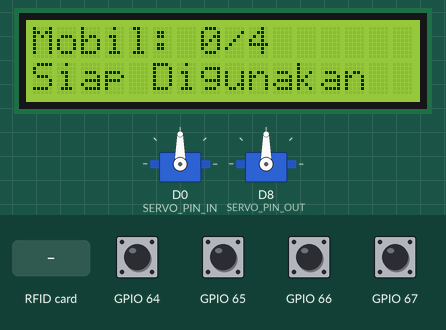
Simulated run of this sketch. Board: ESP8266 (NodeMCU). Parts: 2 × servo, 16×2 character LCD. The inputs (shaded band) are chosen by the test bench; at power-on: GPIO 64–67 HIGH. WiFi joins after 1.5 s; servers stay silent unless stated; what the sketch prints to the serial monitor is not drawn.

Above: at 3.5 s.
3.6 s: RFID card 00 00 00 00 held to the reader
At 4.3 s:
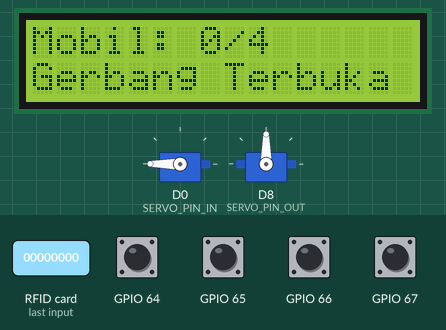
At 15.4 s:
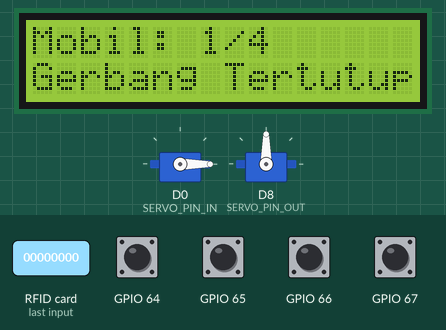
Timing chart, 0 to 16.9 s (numbered marks = the images above; inputs shaded):
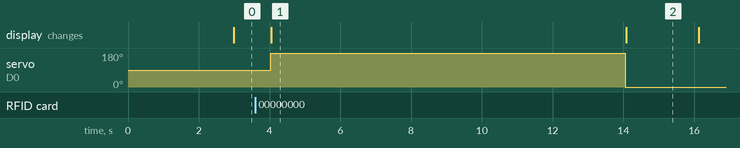

Measured:
- after the input at 3.6 s, servo on D0 (SERVO_PIN_IN): 90° → 180° after 0.43 s, → 0° 10.0 s later; the display: changes after 0.45 s (image 1)
- what the display in image 1 shows lasts 10.1 s, from 4.0 s to 14.1 s

The sketch:

Main.ino
```cpp
#define BLYNK_TEMPLATE_ID "TMPL6SfcvJ7MT"                    // Your Blynk IoT Template ID
#define BLYNK_TEMPLATE_NAME "Projek besar"                   // Your Blynk IoT Template Name
#define BLYNK_AUTH_TOKEN "9zH8fRFa2ly4OOjmtr79bTFflra6yGxN"  // Your Blynk IoT Auth Token

#include <Wire.h>
#include <PCF8574.h>
#include <SPI.h>
#include <MFRC522.h>
#include <Servo.h>
#include <BlynkSimpleEsp8266.h>  // Library Blynk untuk ESP8266
#include <LiquidCrystal_I2C.h>   // Library LCD I2C

// Ganti dengan informasi jaringan WiFi Anda
char ssid[] = "esp";
char pass[] = "00000000";

// Pin konfigurasi
#define SS_PIN D4
#define RST_PIN D3
#define SERVO_PIN_IN D0
#define SERVO_PIN_OUT D8

// PCF8574 I2C address
#define PCF8574_ADDR 0x20

// LCD I2C address
#define LCD_ADDR 0x27
LiquidCrystal_I2C lcd(LCD_ADDR, 16, 2); // LCD dengan alamat 0x27, ukuran 16x2

// Konfigurasi parkir
#define MAX_CARS 4
#define V_PIN_CAR_COUNT V1
#define uuuu V2

// Objek PCF8574, RFID, dan Servo
PCF8574 pcf8574(PCF8574_ADDR);
MFRC522 rfid(SS_PIN, RST_PIN);
Servo servoIn, servoOut;

// Struktur kartu RFID
struct RFID_Card {
  byte uid[4];
  bool hasEntered;
};
RFID_Card cards[MAX_CARS];
int carCount = 0;

void setup() {
  Serial.begin(9600);
  SPI.begin();
  rfid.PCD_Init();

  servoIn.attach(SERVO_PIN_IN);
  servoOut.attach(SERVO_PIN_OUT);

  Wire.begin();
  pcf8574.begin();

  lcd.init();           // Inisialisasi LCD
  lcd.backlight();      // Aktifkan lampu latar LCD
  lcd.setCursor(0, 0);
  lcd.print("Sistem Parkir");
  lcd.setCursor(0, 1);
  lcd.print("Siap Digunakan");

  Blynk.begin(BLYNK_AUTH_TOKEN, ssid, pass);

  Serial.println("Sistem Parkir Siap. Silakan tempelkan kartu RFID.");
}

void loop() {
  Blynk.run();
  int parkedCarsByIR = countCarsByIR();

  Serial.print("Jumlah mobil terdeteksi oleh infrared: ");
  Serial.println(parkedCarsByIR);
  delay(1000);
  updateBlynk();
  updateLCD();

  if (parkedCarsByIR <= MAX_CARS) {
    carCount = parkedCarsByIR;
  }

  if (rfid.PICC_IsNewCardPresent() && rfid.PICC_ReadCardSerial()) {
    byte uid[4];
    for (byte i = 0; i < 4; i++) {
      uid[i] = rfid.uid.uidByte[i];
    }

    int cardIndex = findCardIndex(uid);

    if (cardIndex == -1 && carCount < MAX_CARS) {
      registerNewCard(uid);
      openGate(servoIn);
      delay(10000);
      closeGate(servoIn);
      carCount++;
      updateBlynk();
      updateLCD();
    } else if (cardIndex != -1) {
      if (cards[cardIndex].hasEntered) {
        openGate(servoOut);
        delay(10000);
        closeGate(servoOut);
        cards[cardIndex].hasEntered = false;
        carCount--;
        updateBlynk();
        updateLCD();
      } else if (carCount < MAX_CARS) {
        openGate(servoIn);
        delay(10000);
        closeGate(servoIn);
        cards[cardIndex].hasEntered = true;
        carCount++;
        updateBlynk();
        updateLCD();
      } else {
        Serial.println("Parkir penuh, tidak bisa masuk.");
        Blynk.virtualWrite(uuuu, "Penuh");
        lcd.setCursor(0, 1);
        lcd.print("Parkir Penuh    "); // Clear remaining characters
      }
    }

    rfid.PICC_HaltA();
  }
}

void openGate(Servo &servo) {
  servo.write(180);
  Serial.println("Gerbang terbuka.");
  lcd.setCursor(0, 1);
  lcd.print("Gerbang Terbuka");
}

void closeGate(Servo &servo) {
  servo.write(0);
  Serial.println("Gerbang tertutup.");
  lcd.setCursor(0, 1);
  lcd.print("Gerbang Tertutup");
}

int findCardIndex(byte uid[4]) {
  for (int i = 0; i < MAX_CARS; i++) {
    if (compareUID(cards[i].uid, uid)) {
      return i;
    }
  }
  return -1;
}

bool compareUID(byte uid1[4], byte uid2[4]) {
  for (int i = 0; i < 4; i++) {
    if (uid1[i] != uid2[i]) {
      return false;
    }
  }
  return true;
}

void registerNewCard(byte uid[4]) {
  for (int i = 0; i < MAX_CARS; i++) {
    if (!cards[i].hasEntered) {
      for (int j = 0; j < 4; j++) {
        cards[i].uid[j] = uid[j];
      }
      cards[i].hasEntered = true;
      break;
    }
  }
}

int countCarsByIR() {
  int carCountIR = 0;

  // Membaca pin dari PCF8574
  if (!pcf8574.read(0)) carCountIR++;
  if (!pcf8574.read(1)) carCountIR++;
  if (!pcf8574.read(2)) carCountIR++;
  if (!pcf8574.read(3)) carCountIR++;

  return carCountIR;
}

void updateBlynk() {
  Serial.print("Mengirim jumlah mobil: ");
  Serial.println(carCount);
  Blynk.virtualWrite(V_PIN_CAR_COUNT, carCount);
}

void updateLCD() {
  lcd.setCursor(0, 0);
  lcd.print("Mobil: ");
  lcd.print(carCount);
  lcd.print("/");
  lcd.print(MAX_CARS);
  lcd.print("    "); // Clear remaining characters
}
```
